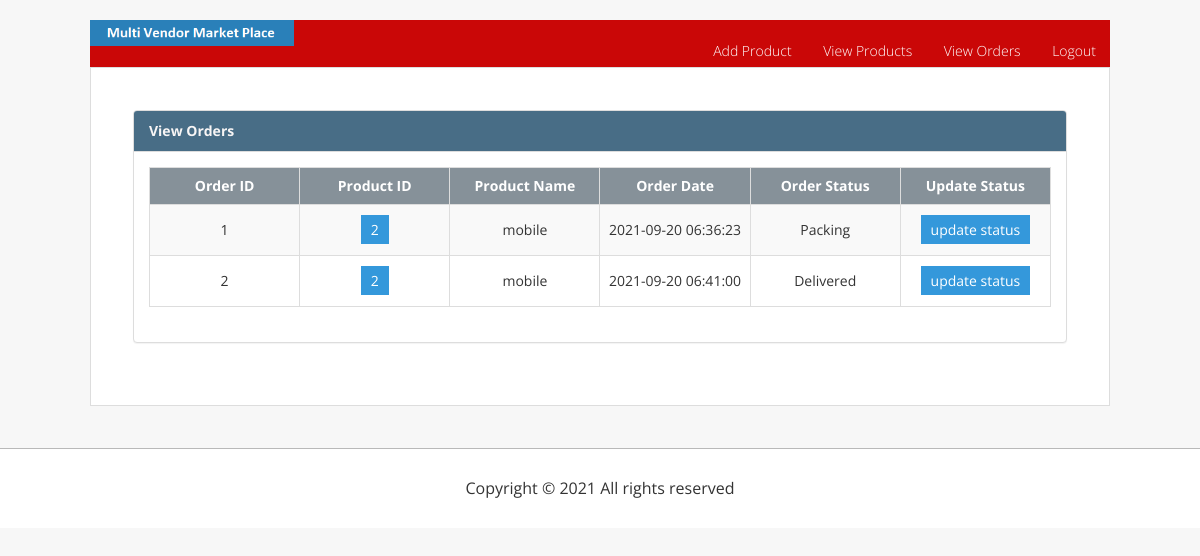
The app's page /viewstoreorders.php (signed in) with its own data.
### tables this page shows
CREATE TABLE IF NOT EXISTS `orders` (
  `id` int(5) NOT NULL AUTO_INCREMENT,
  `userid` varchar(50) NOT NULL,
  `pid` int(5) NOT NULL,
  `orderdate` varchar(50) NOT NULL,
  `orderstatus` varchar(50) NOT NULL,
  PRIMARY KEY (`id`)
);

CREATE TABLE IF NOT EXISTS `products` (
  `pid` int(5) NOT NULL AUTO_INCREMENT,
  `name` varchar(50) NOT NULL,
  `price` varchar(50) NOT NULL,
  `mname` varchar(50) NOT NULL,
  `expdate` varchar(50) NOT NULL,
  `description` varchar(500) NOT NULL,
  `type` varchar(50) NOT NULL,
  `product_image` varchar(500) NOT NULL,
  `store` varchar(50) NOT NULL,
  PRIMARY KEY (`pid`)
);

### viewstoreorders.php (the view, shortened to what this page needs)
<?php include('includes/header.php'); ?>
<?php include('includes/config.php'); ?>
<?php
    $result = mysqli_query($con, "SELECT * FROM  products where store='$username'");
?>
<div id="page-wrapper">
	<div class="row">
		<div class="col-lg-12">
			<div class="panel panel-default">
				<div class="panel-heading">
    							<strong> View Orders </strong>
    						</div>
    						<div class="panel-body">
    							<div class="table-responsive">
    								<table class="table table-striped table-bordered table-hover"
    									id="dataTables-example">
    									<thead>
    										<tr>
    											<td width="10%">Order ID</td>
												<td width="10%">Product ID</td>
    											<td width="10%">Product Name</td>
    											<td width="10%">Order Date</td>
    											<td width="10%">Order Status</td>
												<td width="10%">Update Status</td>
    										</tr>
    									</thead>
    									<tbody>
        									<?php while($row = mysqli_fetch_assoc($result))
        									  {
        									      $id=$row['pid'];
        									      $products = mysqli_query($con,"SELECT * FROM orders WHERE pid='$id'");
        									       while($orow = mysqli_fetch_assoc($products))
        									      {
        									?>
            										<tr>
														<td><?php echo $orow ['id']; ?></td>
            											<td><a href="viewproduct.php?id=<?php echo $id; ?>"><?php echo $id; ?></a></td>
            											<td><?php echo $row ['name']; ?></td>
            											<td><?php echo $orow ['orderdate']; ?></td>
            											<td><?php echo $orow ['orderstatus']; ?></td>
														<td><a href="updatestatus.php?id=<?php echo $orow ['id']; ?>">update status</a></td>
            										</tr>
        									<?php
        									       }
                                                }
                                            ?>
    									</tbody>
    								</table>
    							</div>
    						</div>
			</div>
		</div>
	</div>
</div>
</div>
</div>
<?php include('includes/footer.php'); ?>

### css/style.css (style rules this page uses)
body { padding:0; margin:0; font-family: 'Merriweather', serif; background:#f7f7f7; }
body a { transition:0.5s all; -webkit-transition:0.5s all; -moz-transition:0.5s all; -o-transition:0.5s all; -ms-transition:0.5s all; }
section .content .panel.panel-default { font-family: 'Open Sans', sans-serif; }
section .content .panel.panel-default .table-responsive table thead { background-color: #869199; font-weight: 700; color: #fff; }
section .content .panel.panel-default .table-responsive table tbody tr td { padding: 15px 0; vertical-align: middle; text-align: center; }
section .content .panel.panel-default .table-responsive table tbody tr td a { padding: 5px 10px; background-color: #3498db; color: #fff; }
section .content .panel.panel-default .table-responsive .table-bordered > thead > tr > th, .table-bordered > thead > tr > td { border-bottom-width: 1px; text-align: center; }
section .content .panel.panel-default .panel-heading { color: #F7F5F5; background-color: #486D86; }

### records on screen
orders: id "1", pid.pid "2", pid.name "mobile", orderdate "2021-09-20 06:36:23", orderstatus "Packing"
orders: id "2", pid.pid "2", pid.name "mobile", orderdate "2021-09-20 06:41:00", orderstatus "Delivered"
